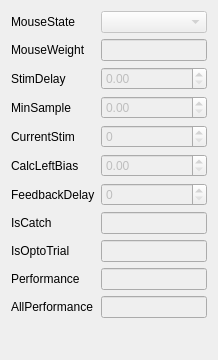
             <widget class="QWidget" name="currentTrialScrollAreaWidgetContents">
              <property name="geometry">
               <rect>
                <x>0</x>
                <y>0</y>
                <width>218</width>
                <height>360</height>
               </rect>
              </property>
              <layout class="QGridLayout" name="gridLayout_29">
               <item row="0" column="0">
                <layout class="QFormLayout" name="currentTrialFormLayout">
                 <item row="0" column="0">
                  <widget class="QLabel" name="mouseStateLabel">
                   <property name="text">
                    <string>MouseState</string>
                   </property>
                  </widget>
                 </item>
                 <item row="0" column="1">
                  <widget class="QComboBox" name="MouseState">
                   <property name="enabled">
                    <bool>false</bool>
                   </property>
                  </widget>
                 </item>
                 <item row="1" column="0">
                  <widget class="QLabel" name="mouseWeightLabel">
                   <property name="text">
                    <string>MouseWeight</string>
                   </property>
                  </widget>
                 </item>
                 <item row="2" column="0">
                  <widget class="QLabel" name="stimDelayLabel">
                   <property name="text">
                    <string>StimDelay</string>
                   </property>
                  </widget>
                 </item>
                 <item row="2" column="1">
                  <widget class="QDoubleSpinBox" name="StimDelay">
                   <property name="enabled">
                    <bool>false</bool>
                   </property>
                  </widget>
                 </item>
                 <item row="3" column="0">
                  <widget class="QLabel" name="minSampleLabel">
                   <property name="text">
                    <string>MinSample</string>
                   </property>
                  </widget>
                 </item>
                 <item row="3" column="1">
                  <widget class="QDoubleSpinBox" name="MinSample">
                   <property name="enabled">
                    <bool>false</bool>
                   </property>
                  </widget>
                 </item>
                 <item row="4" column="0">
                  <widget class="QLabel" name="currentStimLabel">
                   <property name="text">
                    <string>CurrentStim</string>
                   </property>
                  </widget>
                 </item>
                 <item row="4" column="1">
                  <widget class="QSpinBox" name="CurrentStim">
                   <property name="enabled">
                    <bool>false</bool>
                   </property>
                  </widget>
                 </item>
                 <item row="5" column="0">
                  <widget class="QLabel" name="calcLeftBiasLabel">
                   <property name="text">
                    <string>CalcLeftBias</string>
                   </property>
                  </widget>
                 </item>
                 <item row="5" column="1">
                  <widget class="QDoubleSpinBox" name="CalcLeftBias">
                   <property name="enabled">
                    <bool>false</bool>
                   </property>
                  </widget>
                 </item>
                 <item row="6" column="0">
                  <widget class="QLabel" name="feedbackDelayLabel">
                   <property name="text">
                    <string>FeedbackDelay</string>
                   </property>
                  </widget>
                 </item>
                 <item row="6" column="1">
                  <widget class="QSpinBox" name="FeedbackDelay">
                   <property name="enabled">
                    <bool>false</bool>
                   </property>
                  </widget>
                 </item>
                 <item row="7" column="0">
                  <widget class="QLabel" name="isCatchLabel">
                   <property name="text">
                    <string>IsCatch</string>
                   </property>
                  </widget>
                 </item>
                 <item row="7" column="1">
                  <widget class="QLineEdit" name="IsCatch">
                   <property name="enabled">
                    <bool>false</bool>
                   </property>
                  </widget>
                 </item>
                 <item row="8" column="0">
                  <widget class="QLabel" name="isOptoTrialLabel">
                   <property name="text">
                    <string>IsOptoTrial</string>
                   </property>
                  </widget>
                 </item>
                 <item row="9" column="0">
                  <widget class="QLabel" name="performanceLabel">
                   <property name="text">
                    <string>Performance</string>
                   </property>
                  </widget>
                 </item>
                 <item row="9" column="1">
                  <widget class="QLineEdit" name="Performance">
                   <property name="enabled">
                    <bool>false</bool>
                   </property>
                  </widget>
                 </item>
                 <item row="10" column="0">
                  <widget class="QLabel" name="allPerformanceLabel">
                   <property name="text">
                    <string>AllPerformance</string>
                   </property>
                  </widget>
                 </item>
                 <item row="10" column="1">
                  <widget class="QLineEdit" name="AllPerformance">
                   <property name="enabled">
                    <bool>false</bool>
                   </property>
                  </widget>
                 </item>
                 <item row="8" column="1">
                  <widget class="QLineEdit" name="IsOptoTrial">
                   <property name="enabled">
                    <bool>false</bool>
                   </property>
                  </widget>
                 </item>
                 <item row="1" column="1">
                  <widget class="QLineEdit" name="MouseWeight">
                   <property name="enabled">
                    <bool>false</bool>
                   </property>
                  </widget>
                 </item>
                </layout>
               </item>
              </layout>
             </widget>
